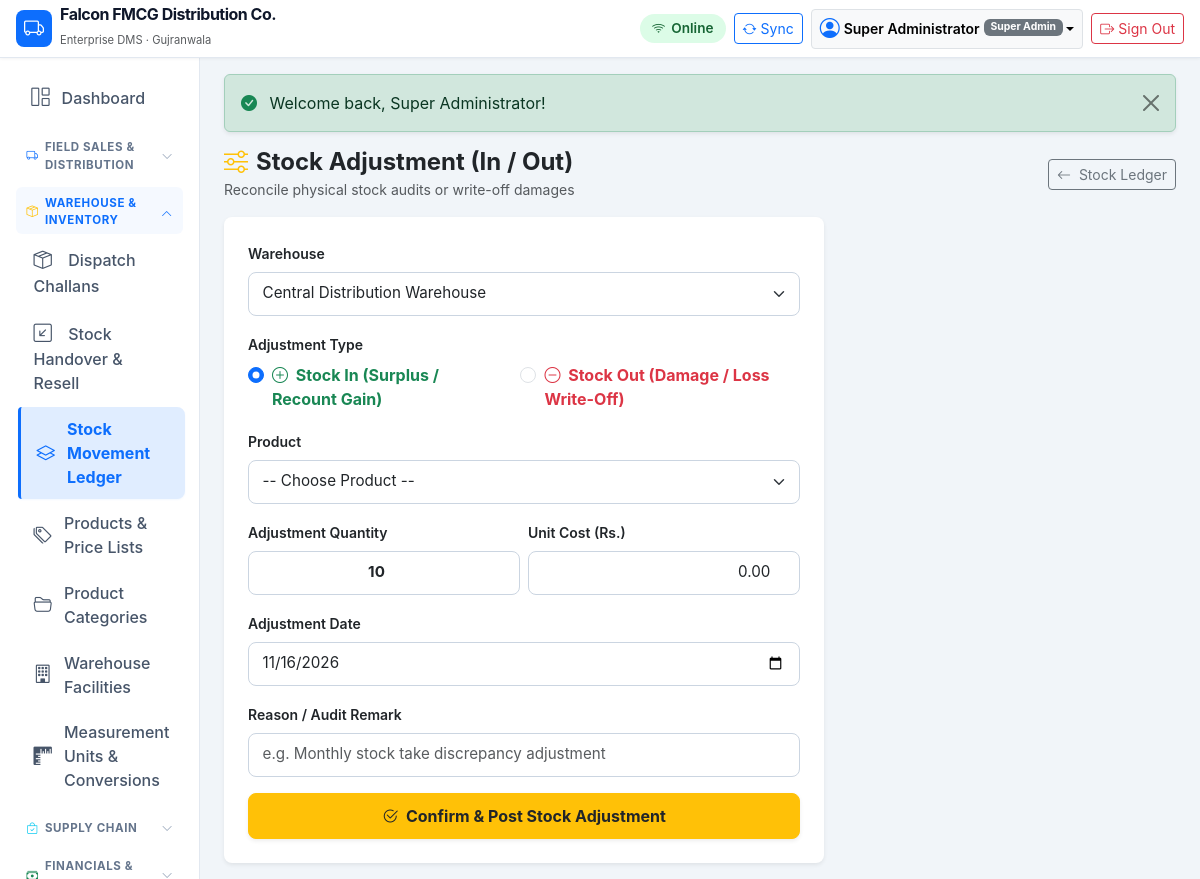
Screenshot of /modules/inventory/adjust.php (signed in) with the database file from the repository.
### tables this page shows
CREATE TABLE `companies` (
    `id` INT UNSIGNED AUTO_INCREMENT PRIMARY KEY,
    `name` VARCHAR(150) NOT NULL,
    `legal_name` VARCHAR(200) NULL,
    `email` VARCHAR(100) NULL,
    `phone` VARCHAR(50) NULL,
    `address` TEXT NULL,
    `city` VARCHAR(100) DEFAULT 'Gujranwala',
    `ntn` VARCHAR(50) NULL,
    `strn` VARCHAR(50) NULL,
    `currency` VARCHAR(10) DEFAULT 'PKR',
    `currency_symbol` VARCHAR(10) DEFAULT 'Rs.',
    `financial_year_start` DATE NULL,
    `invoice_prefix` VARCHAR(10) DEFAULT 'INV-',
    `purchase_prefix` VARCHAR(10) DEFAULT 'PO-',
    `order_prefix` VARCHAR(10) DEFAULT 'SO-',
    `delivery_prefix` VARCHAR(10) DEFAULT 'DC-',
    `receipt_prefix` VARCHAR(10) DEFAULT 'RCP-',
    `default_warehouse_id` INT UNSIGNED NULL,
    `inventory_valuation` ENUM('WAC', 'FIFO') DEFAULT 'WAC',
    `allow_negative_stock` TINYINT(1) DEFAULT 0,
    `status` ENUM('active', 'inactive') DEFAULT 'active',
    `created_at` TIMESTAMP DEFAULT CURRENT_TIMESTAMP,
    `updated_at` TIMESTAMP DEFAULT CURRENT_TIMESTAMP ON UPDATE CURRENT_TIMESTAMP
);

CREATE TABLE `users` (
    `id` INT UNSIGNED AUTO_INCREMENT PRIMARY KEY,
    `role_id` INT UNSIGNED NOT NULL,
    `username` VARCHAR(80) NOT NULL UNIQUE,
    `password_hash` VARCHAR(255) NOT NULL,
    `full_name` VARCHAR(150) NOT NULL,
    `email` VARCHAR(120) NULL,
    `phone` VARCHAR(50) NULL,
    `status` ENUM('active', 'inactive', 'suspended') DEFAULT 'active',
    `last_login_at` DATETIME NULL,
    `created_at` TIMESTAMP DEFAULT CURRENT_TIMESTAMP,
    `updated_at` TIMESTAMP DEFAULT CURRENT_TIMESTAMP ON UPDATE CURRENT_TIMESTAMP,
    CONSTRAINT `fk_users_role` FOREIGN KEY (`role_id`) REFERENCES `roles` (`id`)
);

CREATE TABLE `roles` (
    `id` INT UNSIGNED AUTO_INCREMENT PRIMARY KEY,
    `name` VARCHAR(100) NOT NULL,
    `slug` VARCHAR(100) NOT NULL UNIQUE,
    `description` VARCHAR(255) NULL,
    `is_system` TINYINT(1) DEFAULT 0,
    `created_at` TIMESTAMP DEFAULT CURRENT_TIMESTAMP
);

### config/database.php (called while the page is built, shortened)
<?php
if (!function_exists('getDatabaseConnection')) {
function getDatabaseConnection(): PDO {
    static $pdo = null;
    if ($pdo === null) {
        $host = '127.0.0.1';
        $port = 3306;
        $db   = 'falcon_dms';
        $user = 'root';
        $pass = '';
        $dsn = "mysql:host={$host};port={$port};dbname={$db};charset=utf8mb4";
        $options = [
            PDO::ATTR_ERRMODE            => PDO::ERRMODE_EXCEPTION,
            PDO::ATTR_DEFAULT_FETCH_MODE => PDO::FETCH_ASSOC,
            PDO::ATTR_EMULATE_PREPARES   => false,
            PDO::MYSQL_ATTR_INIT_COMMAND => "SET NAMES utf8mb4 COLLATE utf8mb4_unicode_ci"
        ];
        try {
            $pdo = new PDO($dsn, $user, $pass, $options);
        } catch (PDOException $e) {
            error_log("Database connection error: " . $e->getMessage());
            die("Database connection failure. Please contact system administrator.");
        }
    }
    return $pdo;
}
}

### includes/functions.php (called while the page is built, shortened)
<?php
function getFlashMessages(): array {
    $messages = $_SESSION['flash'] ?? [];
    return $messages;
}
function getCompanyInfo(PDO $pdo): array {
    static $company = null;
    if ($company === null) {
        $stmt = $pdo->query("SELECT * FROM `companies` WHERE id = 1 LIMIT 1");
        $company = $stmt->fetch() ?: [
            'name' => 'Falcon FMCG Distribution',
            'legal_name' => 'Falcon Distribution Pvt Ltd',
            'currency' => 'PKR',
            'currency_symbol' => 'Rs.',
            'city' => 'Gujranwala',
            'phone' => '+92 300 1234567',
            'email' => 'info@falcon-dist.com'
        ];
    }
    return $company;
}

### includes/auth.php (called while the page is built, shortened)
<?php
function isLoggedIn(): bool {
    return !empty($_SESSION['user_id']) && !empty($_SESSION['logged_in']) && getCurrentUser() !== null;
}
function requireLogin(): void {
    if (!isLoggedIn()) {
        $loginUrl = BASE_URL . '/login.php';
        redirect($loginUrl);
    }
}
function getCurrentUser(): ?array {
    static $currentUser = null;
    if ($currentUser !== null) {
        return $currentUser;
    }
    $pdo = getDatabaseConnection();
    $stmt = $pdo->prepare("
        SELECT u.*, r.name as role_name, r.slug as role_slug
        FROM `users` u
        JOIN `roles` r ON u.role_id = r.id
        WHERE u.id = ? AND u.status = 'active'
        LIMIT 1
    ");
    $stmt->execute([$_SESSION['user_id']]);
    $currentUser = $stmt->fetch() ?: null;
    return $currentUser;
}

### modules/inventory/adjust.php (the view, shortened to what this page needs)
<?php
requireLogin();
$pdo = getDatabaseConnection();
$currentUser = getCurrentUser();
$warehouses = $pdo->query("SELECT id, name FROM `warehouses` WHERE status = 'active'")->fetchAll();
require_once dirname(__DIR__, 2) . '/includes/header.php';
?>
<div class="d-flex justify-content-between align-items-center mb-3">
    <div>
        <h4 class="fw-bold mb-0 text-dark"><i class="bi bi-sliders text-warning me-2"></i>Stock Adjustment (In / Out)</h4>
        <small class="text-muted">Reconcile physical stock audits or write-off damages</small>
    </div>
    <a href="<?= BASE_URL ?>/modules/inventory/index.php" class="btn btn-sm btn-outline-secondary">
        <i class="bi bi-arrow-left me-1"></i> Stock Ledger
    </a>
</div>
<div class="card border-0 shadow-sm rounded-3" style="max-width: 600px;">
    <div class="card-body p-4">
        <form method="POST" action="<?= BASE_URL ?>/modules/inventory/adjust.php">
            <div class="mb-3">
                <label class="form-label small fw-semibold">Warehouse</label>
                <select class="form-select form-select-sm" name="warehouse_id" required>
                    <?php foreach ($warehouses as $wh): ?>
                        <option value="<?= $wh['id'] ?>"><?= htmlspecialchars($wh['name']) ?></option>
                    <?php endforeach; ?>
                </select>
            </div>
            <div class="mb-3">
                <label class="form-label small fw-semibold">Adjustment Type</label>
                <div class="d-flex gap-3">
                    <div class="form-check">
                        <input class="form-check-input" type="radio" name="adjustment_type" id="adj_in" value="in" checked>
                        <label class="form-check-label text-success fw-bold" for="adj_in">
                            <i class="bi bi-plus-circle me-1"></i> Stock In (Surplus / Recount Gain)
                        </label>
                    </div>
                    <div class="form-check">
                        <input class="form-check-input" type="radio" name="adjustment_type" id="adj_out" value="out">
                        <label class="form-check-label text-danger fw-bold" for="adj_out">
                            <i class="bi bi-dash-circle me-1"></i> Stock Out (Damage / Loss Write-Off)
                        </label>
                    </div>
                </div>
            </div>
            <div class="mb-3">
                <label class="form-label small fw-semibold">Product</label>
                <select class="form-select form-select-sm" id="adj-product" name="product_id" required>
                    <option value="">-- Choose Product --</option>
                </select>
            </div>
            <div class="row g-2 mb-3">
                <div class="col-6">
                    <label class="form-label small fw-semibold">Adjustment Quantity</label>
                    <input type="number" class="form-control form-control-sm text-center fw-bold" name="quantity" value="10" min="1" step="1" required>
                </div>
                <div class="col-6">
                    <label class="form-label small fw-semibold">Unit Cost (Rs.)</label>
                    <input type="number" class="form-control form-control-sm text-end" id="adj-cost" name="unit_cost" value="0.00" step="0.01" required>
                </div>
            </div>
            <div class="mb-3">
                <label class="form-label small fw-semibold">Adjustment Date</label>
                <input type="date" class="form-control form-control-sm" name="adjustment_date" value="<?= date('Y-m-d') ?>" required>
            </div>
            <div class="mb-3">
                <label class="form-label small fw-semibold">Reason / Audit Remark</label>
                <input type="text" class="form-control form-control-sm" name="reason" placeholder="e.g. Monthly stock take discrepancy adjustment" required>
            </div>
            <button type="submit" class="btn btn-warning w-100 btn-touch shadow-sm text-dark fw-bold">
                <i class="bi bi-check2-circle me-1"></i> Confirm & Post Stock Adjustment
            </button>
        </form>
    </div>
</div>
<?php require_once dirname(__DIR__, 2) . '/includes/footer.php'; ?>

### includes/header.php (shortened to what this page needs)
<?php
$currentUser = getCurrentUser();
$company = getCompanyInfo(getDatabaseConnection());
?>
<!DOCTYPE html>
<html lang="en">
<head>
    <link rel="stylesheet" href="<?= BASE_URL ?>/assets/vendor/bootstrap/bootstrap.min.css">
    <link rel="stylesheet" href="<?= BASE_URL ?>/assets/vendor/bootstrap-icons/bootstrap-icons.min.css">
    <link rel="stylesheet" href="<?= BASE_URL ?>/assets/css/app.css">
</head>
<body>
<header class="navbar navbar-expand-lg navbar-dms sticky-top px-3 py-2">
    <div class="container-fluid p-0">
        <a class="navbar-brand d-flex align-items-center me-3" href="<?= BASE_URL ?>/dashboard.php">
            <span class="badge bg-primary me-2 p-2 rounded-3"><i class="bi bi-truck fs-5"></i></span>
            <div>
                <div class="brand-text fs-6 lh-1"><?= htmlspecialchars($company['name'] ?? APP_NAME) ?></div>
                <small class="text-muted" style="font-size: 0.7rem;">Enterprise DMS · <?= htmlspecialchars($company['city'] ?? 'Gujranwala') ?></small>
            </div>
        </a>
        <div class="d-flex align-items-center ms-auto gap-2">
            <span id="dms-network-pill" class="sync-indicator-banner sync-online">
            </span>
            <button id="dms-sync-btn" class="btn btn-sm btn-outline-primary d-flex align-items-center" title="Sync Offline Data">
                <i class="bi bi-arrow-repeat me-1"></i>
                <span class="d-none d-sm-inline">Sync</span>
            </button>
            <?php if ($currentUser): ?>
            <div class="dropdown">
                <button class="btn btn-sm btn-light border dropdown-toggle d-flex align-items-center" type="button" data-bs-toggle="dropdown" aria-expanded="false">
                    <i class="bi bi-person-circle fs-5 me-1 text-primary"></i>
                    <span class="d-none d-md-inline fw-semibold me-1"><?= htmlspecialchars($currentUser['full_name']) ?></span>
                    <span class="badge bg-secondary" style="font-size: 0.65rem;"><?= htmlspecialchars($currentUser['role_name']) ?></span>
                </button>
            </div>
            <a href="<?= BASE_URL ?>/logout.php" class="btn btn-sm btn-outline-danger d-flex align-items-center" title="Sign Out">
                <i class="bi bi-box-arrow-right me-1"></i>
                <span class="d-none d-sm-inline">Sign Out</span>
            </a>
            <?php endif; ?>
        </div>
    </div>
</header>
<div class="container-fluid dms-layout-container">
    <div class="row g-0 h-100">
        <?php if ($currentUser): ?>
            <?php require_once BASE_PATH . '/includes/sidebar.php'; ?>
            <main class="col-md-9 ms-sm-auto col-lg-10 px-md-4 py-3 dms-main-content">
        <?php else: ?>
            <main class="col-12 px-3 py-4 dms-main-content">
        <?php endif; ?>
        <?php $flashes = getFlashMessages(); ?>
        <?php if (!empty($flashes)): ?>
            <div class="flash-container mb-3">
                <?php foreach ($flashes as $flash): ?>
                    <div class="alert alert-<?= $flash['type'] === 'error' ? 'danger' : htmlspecialchars($flash['type']) ?> alert-dismissible fade show alert-auto-dismiss shadow-sm" role="alert">
                        <i class="bi <?= $flash['type'] === 'error' ? 'bi-exclamation-triangle-fill text-danger' : 'bi-check-circle-fill text-success' ?> me-2"></i>
                        <?= htmlspecialchars($flash['message']) ?>
                        <button type="button" class="btn-close" data-bs-dismiss="alert" aria-label="Close"></button>
                    </div>
                <?php endforeach; ?>
            </div>
        <?php endif; ?>

### assets/css/app.css (style rules this page uses)
:root { --dms-primary: #0d6efd; --dms-secondary: #495057; --dms-success: #198754; --dms-danger: #dc3545; --dms-warning: #ffc107; --dms-info: #0dcaf0; --dms-dark: #1e293b; --dms-light: #f8fafc; --dms-border: #e2e8f0; --header-height: 58px; --mobile-nav-height: 64px; }
body { background-color: #f1f5f9; font-family: -apple-system, BlinkMacSystemFont, "Segoe UI", Roboto, "Helvetica Neue", Arial, sans-serif; color: #334155; min-height: 100vh; padding-bottom: calc(var(--mobile-nav-height) + 15px); overflow-x: hidden; }
@media (min-width: 768px) { body { padding-bottom: 0; } }
.navbar-dms { background: #ffffff; border-bottom: 1px solid var(--dms-border); box-shadow: 0 1px 3px rgba(0,0,0,0.05); height: var(--header-height); z-index: 1030; }
.brand-text { font-weight: 700; letter-spacing: -0.5px; color: #0f172a; }
@media (min-width: 768px) { html, body { height: 100%; overflow: hidden; } }
@media (min-width: 768px) { .dms-layout-container { height: calc(100vh - var(--header-height)); overflow: hidden; padding-left: 0; padding-right: 0; } }
@media (min-width: 768px) { .dms-main-content { height: 100%; overflow-y: auto; overflow-x: hidden; padding-bottom: 60px; scrollbar-width: thin; scrollbar-color: #cbd5e1 #f1f5f9; } }
.form-control, .form-select { border-radius: 8px; border: 1px solid #cbd5e1; padding: 0.6rem 0.85rem; font-size: 0.95rem; }
.btn-touch { padding: 0.65rem 1.25rem; font-weight: 600; border-radius: 8px; }
.sync-indicator-banner { font-size: 0.85rem; padding: 4px 12px; border-radius: 20px; font-weight: 600; display: inline-flex; align-items: center; gap: 6px; }
.sync-online { background-color: #dcfce7; color: #166534; }

### rows the page displays
companies: name "Falcon FMCG Distribution Co.", city "Gujranwala"
users: full_name "Super Administrator", role.name "Super Admin"

### other values shown
$flash['message'] "Welcome back, Super Administrator!"
form field warehouse_id "Central Distribution Warehouse"
